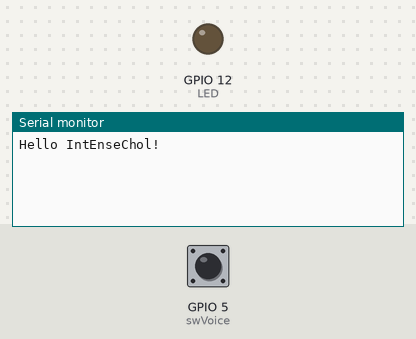
Bench run of a sketch on a simulated ESP8266 (NodeMCU). Parts: output pins drawn as LEDs (lit = HIGH), the last lines printed to the serial monitor. Inputs (shaded band) come from the test bench; at power-on: GPIO 5 (swVoice) HIGH.

Above: at 1.3 s.
1.4 s: GPIO 5 (swVoice) pulled LOW for 0.15 s
At 2.7 s:
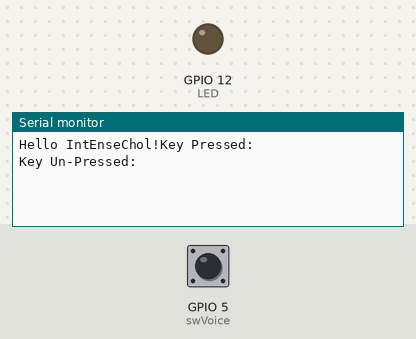
3.0 s: GPIO 5 (swVoice) pulled LOW for 3.2 s
At 5.2 s:
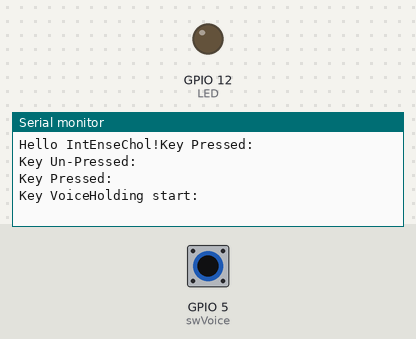

Measured:
- after the input at 1.4 s, the serial monitor: prints a new line at once (image 1)
- after the input at 3.0 s, the serial monitor: prints a new line at once (image 2)

The sketch:

esp8266ButtonInterrupt.ino
```cpp
//#include "PinChangeInterrupt.h"


#define DEBOUNCE_TIME 10
#define HOLDSTART_TIME 1000

void ICACHE_RAM_ATTR VoiceKeyIsPressed();

const int LED = 12;

int swVoice = 5;


volatile boolean voiceKeyPressed = false;
volatile boolean voiceFirstEdge = false;
volatile boolean voiceHolding = false;


unsigned long timeVoiceKeyPress = 0;
unsigned long timeVoiceLastPress = 0;


boolean swVoiceState;


unsigned char btnState=0;


void setup()
{
  delay(100);
    Serial.begin(115200);
    while (!Serial) {
      delay(1); // will pause Zero, Leonardo, etc until serial console opens
    }
    Serial.print("Hello IntEnseChol!");
    pinMode(LED, OUTPUT);

    digitalWrite(LED,LOW);

    pinMode(swVoice, INPUT);

    attachInterrupt( digitalPinToInterrupt(swVoice), VoiceKeyIsPressed, CHANGE );
    //attachPCINT(digitalPinToPCINT(swAction), ActionKeyIsPressed, CHANGE);//CHANGE);

}


void loop()
{
     switch(btnState)
     {
     case 0://idle
      break;
     ///////////////////////////////////////////////////////////////////////////////
     case 3://voiceKeyPressed
          btnState = 0;
          timeVoiceKeyPress = millis();
          if ( timeVoiceKeyPress - timeVoiceLastPress >= DEBOUNCE_TIME)
          {
              switch(swVoiceState){
              case 0:
                Serial.println("Key Pressed:   ");// KeyPressed is detected.
                btnState = 4;
                swVoiceState = 1;
                break;
              case 1:
                if(voiceHolding)
                {
                  //digitalWrite(LED, LOW);
                  Serial.println("Key VoiceHolding end:   ");//Key Holding ends here

                }else
                {
                  Serial.println("Key Un-Pressed:   ");  // Key un-Pressed is detected.

                }
                voiceHolding = false;
                btnState = 0;
                swVoiceState = 0;
                break;
              case 2:
                break;
              }//switch
          }//if time
          timeVoiceLastPress = timeVoiceKeyPress;
      break;
     case 4:
       if ( millis() - timeVoiceLastPress >= HOLDSTART_TIME)
       {
          Serial.println("Key VoiceHolding start:   ");//Key Holding starts here

          //digitalWrite(LED, HIGH);
          voiceHolding = true;
          btnState = 0;
       }
      break;
    ///////////////////////////////////////////////////////////////////////////////
    case 9:
      break;
}//switch
}//loop
void ICACHE_RAM_ATTR VoiceKeyIsPressed()
{
   btnState = 3;
}
```
